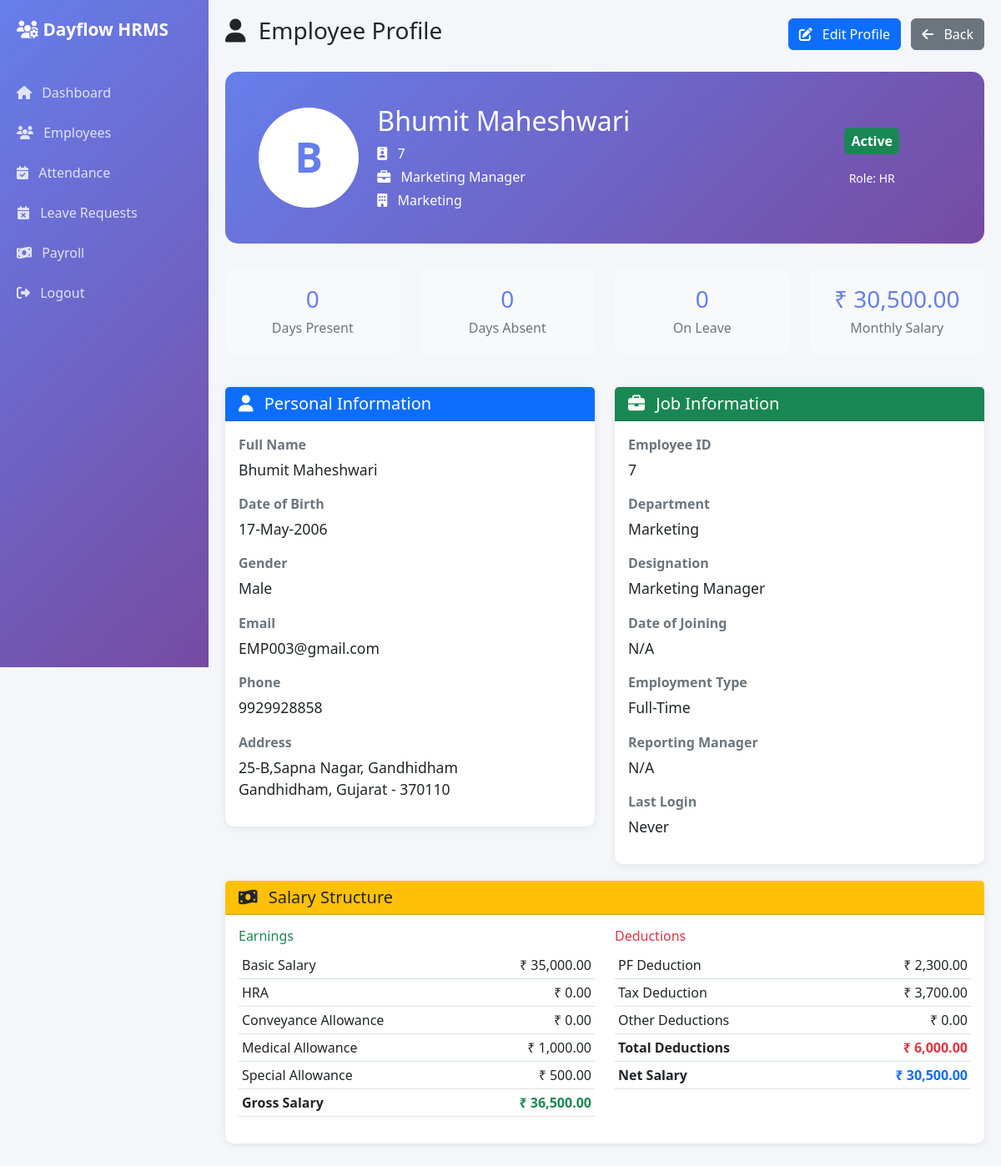
The page /admin/view_employee.php?id=7 (signed in) on the database its author committed.
### tables this page shows
CREATE TABLE `employees` (
  `id` int(11) NOT NULL,
  `user_id` int(11) NOT NULL,
  `employee_id` varchar(20) NOT NULL,
  `first_name` varchar(50) NOT NULL,
  `last_name` varchar(50) NOT NULL,
  `full_name` varchar(100) GENERATED ALWAYS AS (concat(`first_name`,' ',`last_name`)) STORED,
  `date_of_birth` date DEFAULT NULL,
  `gender` enum('Male','Female','Other') DEFAULT NULL,
  `phone` varchar(15) DEFAULT NULL,
  `alternate_phone` varchar(15) DEFAULT NULL,
  `address` text DEFAULT NULL,
  `city` varchar(50) DEFAULT NULL,
  `state` varchar(50) DEFAULT NULL,
  `zip_code` varchar(10) DEFAULT NULL,
  `country` varchar(50) DEFAULT 'India',
  `profile_picture` varchar(255) DEFAULT NULL,
  `department` varchar(100) DEFAULT NULL,
  `designation` varchar(100) DEFAULT NULL,
  `date_of_joining` date DEFAULT NULL,
  `employment_type` enum('Full-Time','Part-Time','Contract','Intern') DEFAULT 'Full-Time',
  `reporting_manager` int(11) DEFAULT NULL,
  `emergency_contact_name` varchar(100) DEFAULT NULL,
  `emergency_contact_phone` varchar(15) DEFAULT NULL,
  `emergency_contact_relation` varchar(50) DEFAULT NULL,
  `bank_name` varchar(100) DEFAULT NULL,
  `bank_account_number` varchar(30) DEFAULT NULL,
  `bank_ifsc` varchar(20) DEFAULT NULL,
  `pan_number` varchar(10) DEFAULT NULL,
  `aadhar_number` varchar(12) DEFAULT NULL,
  `created_at` timestamp NOT NULL DEFAULT current_timestamp(),
  `updated_at` timestamp NOT NULL DEFAULT current_timestamp() ON UPDATE current_timestamp()
);

CREATE TABLE `salary_structure` (
  `id` int(11) NOT NULL,
  `employee_id` int(11) NOT NULL,
  `basic_salary` decimal(10,2) NOT NULL DEFAULT 0.00,
  `hra` decimal(10,2) DEFAULT 0.00,
  `conveyance_allowance` decimal(10,2) DEFAULT 0.00,
  `medical_allowance` decimal(10,2) DEFAULT 0.00,
  `special_allowance` decimal(10,2) DEFAULT 0.00,
  `other_allowances` decimal(10,2) DEFAULT 0.00,
  `pf_deduction` decimal(10,2) DEFAULT 0.00,
  `tax_deduction` decimal(10,2) DEFAULT 0.00,
  `other_deductions` decimal(10,2) DEFAULT 0.00,
  `gross_salary` decimal(10,2) GENERATED ALWAYS AS (`basic_salary` + `hra` + `conveyance_allowance` + `medical_allowance` + `special_allowance` + `other_allowances`) STORED,
  `total_deductions` decimal(10,2) GENERATED ALWAYS AS (`pf_deduction` + `tax_deduction` + `other_deductions`) STORED,
  `net_salary` decimal(10,2) GENERATED ALWAYS AS (`basic_salary` + `hra` + `conveyance_allowance` + `medical_allowance` + `special_allowance` + `other_allowances` - `pf_deduction` - `tax_deduction` - `other_deductions`) STORED,
  `effective_from` date NOT NULL,
  `created_at` timestamp NOT NULL DEFAULT current_timestamp(),
  `updated_at` timestamp NOT NULL DEFAULT current_timestamp() ON UPDATE current_timestamp()
);

CREATE TABLE `roles` (
  `role_id` int(11) NOT NULL,
  `role_name` varchar(50) NOT NULL,
  `description` text DEFAULT NULL,
  `created_at` timestamp NOT NULL DEFAULT current_timestamp()
);

CREATE TABLE `users` (
  `user_id` int(11) NOT NULL,
  `employee_id` varchar(20) NOT NULL,
  `email` varchar(100) NOT NULL,
  `password_hash` varchar(255) NOT NULL,
  `role_id` int(11) NOT NULL DEFAULT 3,
  `is_verified` tinyint(1) DEFAULT 1,
  `reset_token` varchar(100) DEFAULT NULL,
  `reset_token_expiry` datetime DEFAULT NULL,
  `last_login` datetime DEFAULT NULL,
  `is_active` tinyint(1) DEFAULT 1,
  `created_at` timestamp NOT NULL DEFAULT current_timestamp(),
  `updated_at` timestamp NOT NULL DEFAULT current_timestamp() ON UPDATE current_timestamp()
);

### admin/view_employee.php (the view, shortened to what the rows shown need)
<?php
require_once '../config/db.php';
$db = getDB();
$employeeId = (int)($_GET['id'] ?? 0);
try {
    $stmt = $db->prepare("
        SELECT e.*, u.email, u.is_active, u.last_login,
               r.role_name, s.*,
               manager.full_name as manager_name
        FROM employees e
        INNER JOIN users u ON e.user_id = u.user_id
        INNER JOIN roles r ON u.role_id = r.role_id
        LEFT JOIN salary_structure s ON e.id = s.employee_id
        LEFT JOIN employees manager ON e.reporting_manager = manager.id
        WHERE e.id = ?
    ");
    $stmt->execute([$employeeId]);
    $employee = $stmt->fetch();
} catch(PDOException $e) {
    error_log($e->getMessage());
    redirect('admin/employees.php');
}
?>
<!DOCTYPE html>
<html lang="en">
<head>
    <link href="https://cdn.jsdelivr.net/npm/bootstrap@5.3.0/dist/css/bootstrap.min.css" rel="stylesheet">
    <link rel="stylesheet" href="https://cdnjs.cloudflare.com/ajax/libs/font-awesome/6.4.0/css/all.min.css">
</head>
<body>
    <div class="main-content">
        <div class="profile-header">
            <div class="row align-items-center">
                <div class="col-md-2 text-center">
                    <div class="profile-avatar mx-auto">
                        <?php echo strtoupper(substr($employee['first_name'], 0, 1)); ?>
                    </div>
                </div>
                <div class="col-md-7">
                    <h2><?php echo $employee['full_name']; ?></h2>
                    <p class="mb-1"><i class="fas fa-id-badge me-2"></i> <?php echo $employee['employee_id']; ?></p>
                    <p class="mb-1"><i class="fas fa-briefcase me-2"></i> <?php echo $employee['designation']; ?></p>
                    <p class="mb-0"><i class="fas fa-building me-2"></i> <?php echo $employee['department']; ?></p>
                </div>
                <div class="col-md-3 text-center">
                    <p class="mb-0 mt-2"><small>Role: <?php echo $employee['role_name']; ?></small></p>
                </div>
            </div>
        </div>
        <div class="row mb-4">
            <div class="col-md-3">
                <div class="stat-box">
                    <h3><?php echo formatCurrency($employee['net_salary'] ?? 0); ?></h3>
                    <p>Monthly Salary</p>
                </div>
            </div>
        </div>
        <div class="row">
            <div class="col-md-6">
                <div class="card">
                    <div class="card-body">
                        <div class="mb-3">
                            <div class="info-label">Full Name</div>
                            <div class="info-value"><?php echo $employee['full_name']; ?></div>
                        </div>
                        <div class="mb-3">
                            <div class="info-label">Date of Birth</div>
                            <div class="info-value"><?php echo formatDate($employee['date_of_birth']); ?></div>
                        </div>
                        <div class="mb-3">
                            <div class="info-label">Gender</div>
                            <div class="info-value"><?php echo $employee['gender']; ?></div>
                        </div>
                        <div class="mb-3">
                            <div class="info-label">Email</div>
                            <div class="info-value"><?php echo $employee['email']; ?></div>
                        </div>
                        <div class="mb-3">
                            <div class="info-label">Phone</div>
                            <div class="info-value"><?php echo $employee['phone'] ?? 'N/A'; ?></div>
                        </div>
                        <div class="mb-3">
                            <div class="info-label">Address</div>
                            <div class="info-value">
                                <?php echo $employee['address'] ?? 'N/A'; ?><br>
                                <?php echo $employee['city'] ? $employee['city'] . ', ' : ''; ?>
                                <?php echo $employee['state'] ? $employee['state'] . ' - ' : ''; ?>
                                <?php echo $employee['zip_code']; ?>
                            </div>
                        </div>
                    </div>
                </div>
            </div>
            <div class="col-md-6">
                <div class="card">
                    <div class="card-body">
                        <div class="mb-3">
                            <div class="info-label">Employee ID</div>
                            <div class="info-value"><?php echo $employee['employee_id']; ?></div>
                        </div>
                        <div class="mb-3">
                            <div class="info-label">Department</div>
                            <div class="info-value"><?php echo $employee['department']; ?></div>
                        </div>
                        <div class="mb-3">
                            <div class="info-label">Designation</div>
                            <div class="info-value"><?php echo $employee['designation']; ?></div>
                        </div>
                        <div class="mb-3">
                            <div class="info-label">Date of Joining</div>
                            <div class="info-value"><?php echo formatDate($employee['date_of_joining']); ?></div>
                        </div>
                        <div class="mb-3">
                            <div class="info-label">Employment Type</div>
                            <div class="info-value"><?php echo $employee['employment_type']; ?></div>
                        </div>
                    </div>
                </div>
            </div>
            <div class="col-md-12">
                <div class="card">
                    <div class="card-body">
                        <div class="row">
                            <div class="col-md-6">
                                <table class="table table-sm">
                                    <tr>
                                        <td>Basic Salary</td>
                                        <td class="text-end"><?php echo formatCurrency($employee['basic_salary'] ?? 0); ?></td>
                                    </tr>
                                    <tr>
                                        <td>HRA</td>
                                        <td class="text-end"><?php echo formatCurrency($employee['hra'] ?? 0); ?></td>
                                    </tr>
                                    <tr>
                                        <td>Conveyance Allowance</td>
                                        <td class="text-end"><?php echo formatCurrency($employee['conveyance_allowance'] ?? 0); ?></td>
                                    </tr>
                                    <tr>
                                        <td>Medical Allowance</td>
                                        <td class="text-end"><?php echo formatCurrency($employee['medical_allowance'] ?? 0); ?></td>
                                    </tr>
                                    <tr>
                                        <td>Special Allowance</td>
                                        <td class="text-end"><?php echo formatCurrency($employee['special_allowance'] ?? 0); ?></td>
                                    </tr>
                                    <tr class="fw-bold">
                                        <td>Gross Salary</td>
                                        <td class="text-end text-success"><?php echo formatCurrency($employee['gross_salary'] ?? 0); ?></td>
                                    </tr>
                                </table>
                            </div>
                            <div class="col-md-6">
                                <table class="table table-sm">
                                    <tr>
                                        <td>PF Deduction</td>
                                        <td class="text-end"><?php echo formatCurrency($employee['pf_deduction'] ?? 0); ?></td>
                                    </tr>
                                    <tr>
                                        <td>Tax Deduction</td>
                                        <td class="text-end"><?php echo formatCurrency($employee['tax_deduction'] ?? 0); ?></td>
                                    </tr>
                                    <tr>
                                        <td>Other Deductions</td>
                                        <td class="text-end"><?php echo formatCurrency($employee['other_deductions'] ?? 0); ?></td>
                                    </tr>
                                    <tr class="fw-bold">
                                        <td>Total Deductions</td>
                                        <td class="text-end text-danger"><?php echo formatCurrency($employee['total_deductions'] ?? 0); ?></td>
                                    </tr>
                                    <tr class="fw-bold bg-light">
                                        <td>Net Salary</td>
                                        <td class="text-end text-primary"><?php echo formatCurrency($employee['net_salary'] ?? 0); ?></td>
                                    </tr>
                                </table>
                            </div>
                        </div>
                    </div>
                </div>
            </div>
        </div>
    </div>
</body>
</html>

### rows shown on the page
employees: first_name "B", full_name "Bhumit Maheshwari", salary_structure.employee_id "7", designation "Marketing Manager", department "Marketing", roles.role_name "HR", salary_structure.net_salary "₹ 30,500.00", date_of_birth "17-May-2006", gender "Male", user.email "EMP003@gmail.com", phone "9929928858", address "25-B,Sapna Nagar, Gandhidham", city "Gandhidham", state "Gujarat", zip_code "370110", date_of_joining "N/A", employment_type "Full-Time", salary_structure.basic_salary "₹ 35,000.00", salary_structure.hra "₹ 0.00", salary_structure.conveyance_allowance "₹ 0.00", salary_structure.medical_allowance "₹ 1,000.00", salary_structure.special_allowance "₹ 500.00", salary_structure.gross_salary "₹ 36,500.00", salary_structure.pf_deduction "₹ 2,300.00", salary_structure.tax_deduction "₹ 3,700.00", salary_structure.other_deductions "₹ 0.00", salary_structure.total_deductions "₹ 6,000.00"

### other values the page prints
APP_NAME "Dayflow HRMS"
$attendance['present'] "0"
$attendance['absent'] "0"
$attendance['leaves'] "0"
$employee['manager_name'] "N/A"
